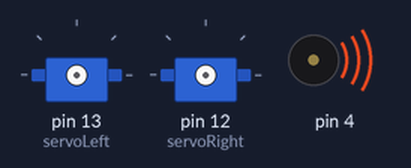
Simulated run of this sketch. Board: Arduino Uno, built with avr-gcc and run on an emulated ATmega328P. Shown: 2 × servo, buzzer (waves = sounding).

Above: at 0.1 s.
At 1.1 s:
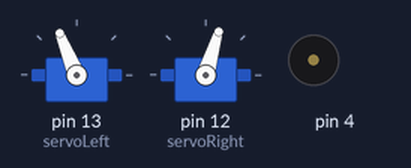
At 3.1 s:
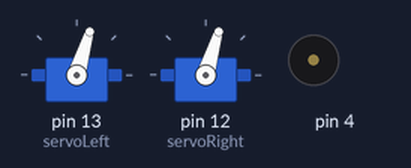
At 3.7 s:
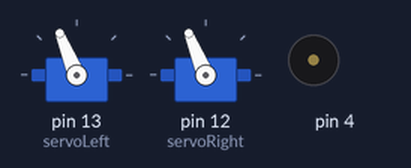
At 4.3 s:
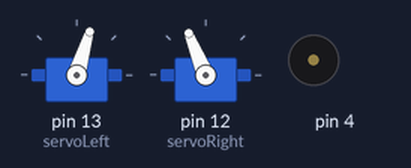
At 6.3 s:
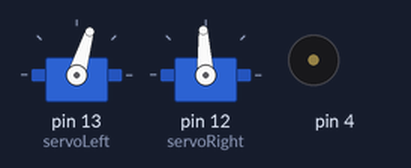
Timing chart, 0 to 7.8 s (numbered marks = the images above):
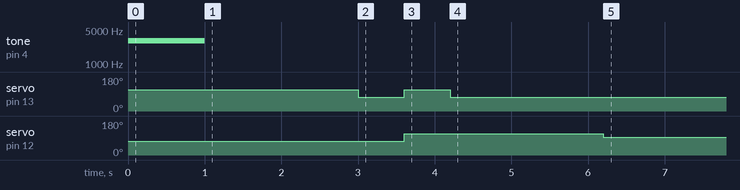

The sketch:

ex1.ino
```cpp
#include <Servo.h> // Include servo library

// Declare left and right servos
Servo servoLeft;
Servo servoRight;

void setup() {
  tone(4, 3000, 1000); // Play tone for 1 second
  delay(1000); // Delay to finish tone
  servoLeft.attach(13); // Attach left signal to pin 13
  servoRight.attach(12); // Attach right signal to pin 12

  // Full speed forward
  servoLeft.writeMicroseconds(1700); // Left wheel counterclockwise
  servoRight.writeMicroseconds(1300); // Right wheel clockwise
  delay(2000); // ...for 2 seconds

  // Turn left in place
  servoLeft.writeMicroseconds(1300); // Left wheel clockwise
  servoRight.writeMicroseconds(1300); // Right wheel clockwise
  delay(600); // ...for 0.6 seconds

  // Turn right in place
  servoLeft.writeMicroseconds(1700); // Left wheel counterclockwise
  servoRight.writeMicroseconds(1700); // Right wheel counterclockwise
  delay(600); // ...for 0.6 seconds

  // Full speed backward
  servoLeft.writeMicroseconds(1300); // Left wheel clockwise
  servoRight.writeMicroseconds(1700); // Right wheel counterclockwise
  delay(2000); // ...for 2 seconds


  // Pivot forward-left
  servoLeft.writeMicroseconds(1500); // Left wheel stop
  servoRight.writeMicroseconds(1300); // Right wheel clockwise

  // Pivot forward-right
  servoLeft.writeMicroseconds(1700); // Left wheel counterclockwise
  servoRight.writeMicroseconds(1500); // Right wheel stop

  // Pivot backward-left
  servoLeft.writeMicroseconds(1500); // Left wheel stop
  servoRight.writeMicroseconds(1700); // Right wheel counterclockwise

  // Pivot backward-right
  servoLeft.writeMicroseconds(1300); // Left wheel clockwise
  servoRight.writeMicroseconds(1500); // Right wheel stop


  // Stop sending servo signals
  servoLeft.detach();
  servoRight.detach();
}

void loop() {
}
```

Measured:
- by itself, servo on pin 12 (servoRight): 73° → 112° at 3.6 s, → 93° 2.6 s later
